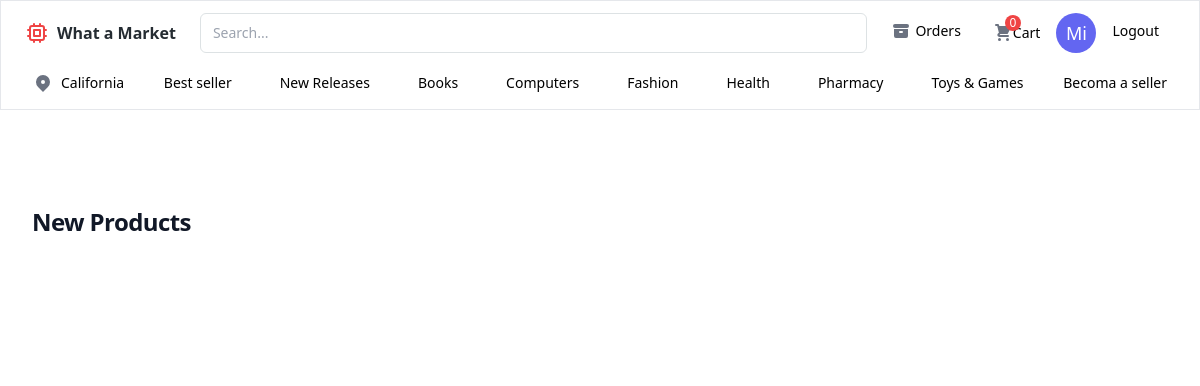
Before: / (signed in) with the older database file.
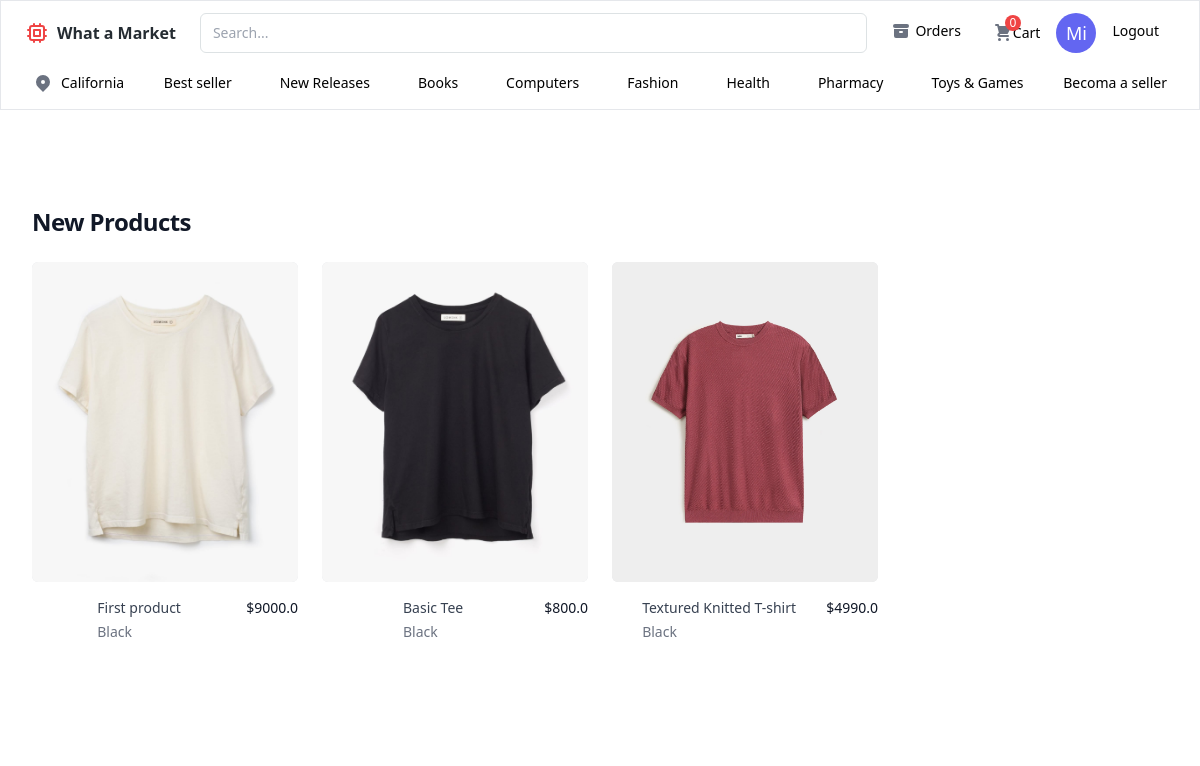
After: the same page with the newer database file.
### app/models.py (models this page shows)
class Product(db.Model):
    __tablename__ = "products"
    id  = db.Column(db.Integer , primary_key=True)
    name = db.Column(db.String(150), nullable=False)
    description = db.Column(db.Text , nullable=False)
    price = db.Column(db.Float , nullable=False)
    stock = db.Column(db.Integer , default=0)
    image = db.Column(db.String(256))

### app/__init__.py (the view)
     @app.route("/", methods=["GET"])
     def home():
          products = Product.query.filter_by().all()
          CartItems = CartItem.query.filter_by(user_id=current_user.id).all()
          return render_template("home.html" , current_user=current_user , products=products,cartData=CartItems)

### templates/home.html (shortened to what this page needs)
{% extends "base.html" %}
{% block content %}
{% include  "nav.html" %}
{% include "product.html" %}
{% endblock %}

### templates/product.html
<div class="bg-white">
    <div class="mx-auto max-w-2xl px-4 py-16 sm:px-6 sm:py-24 lg:max-w-7xl lg:px-8">
      <h2 class="text-2xl font-bold tracking-tight text-gray-900">New Products</h2>
      <div class="mt-6 grid grid-cols-1 gap-x-6 gap-y-10 sm:grid-cols-2 lg:grid-cols-4 xl:gap-x-8">
        {% for product in products  %}
        <div class="group relative">
        <a href="{{url_for('detail', id=product.id)}}" class="group relative">
          <img src="{{ url_for('uploaded_file', filename=product.image.split('uploads/')[-1]) }}" alt="Front of men&#039;s Basic Tee in black." class="aspect-square w-full rounded-md bg-gray-200 object-cover group-hover:opacity-75 lg:aspect-auto lg:h-80" />
          <div class="mt-4 flex justify-between">
            <div>
              <h3 class="text-sm text-gray-700">
                <a href="{{url_for('detail', id=product.id)}}">
                  <span aria-hidden="true" class="absolute inset-0"></span>
                  {{product.name}}
                </a>
              </h3>
              <p class="mt-1 text-sm text-gray-500">Black</p>
            </div>
            <p class="text-sm font-medium text-gray-900">${{product.price}}</p>
          </div>
        </a>
        </div>
        {% endfor %}
    </div>
  </div>

Changed rows visible on the page:
added Product: image (picture), name "First product", price "9000.0"
added Product: image (picture), name "Basic Tee", price "800.0"
added Product: image (picture), name "Textured Knitted T-shirt", price "4990.0"
